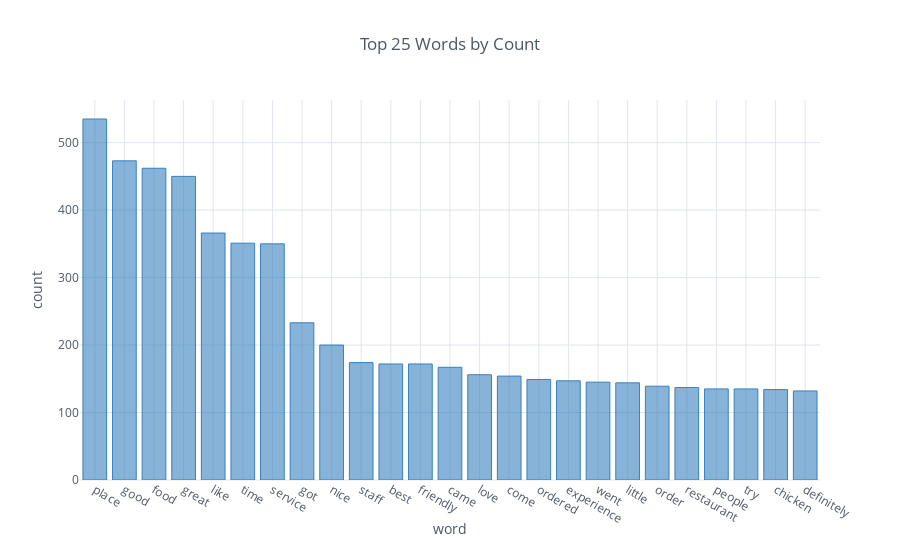

Here is the notebook cell this chart was saved with:
### Code cell
#top 25 words by count
word_count_df = pd.DataFrame(Counter(all_text).most_common(25), columns=['Word', 'Count']).set_index('Word')
word_count_plot = word_count_df.iplot(kind='bar', 
                                      asFigure=True, 
                                      xTitle='word', 
                                      yTitle='count', 
                                      title='Top 25 Words by Count',
                                      color='blue')

cf.iplot(word_count_plot, legend=False)

### Figure 1 — Plotly figure (JSON) as saved in the notebook; plotly's stock layout.template omitted (floating-point values rounded to 4 significant figures)
{"data": [{"marker": {"color": "rgba(55, 128, 191, 0.6)", "line": {"color": "rgba(55, 128, 191, 1.0)", "width": 1}}, "name": "Count", "orientation": "v", "text": "", "type": "bar", "uid": "19c2ea", "x": ["place", "good", "food", "great", "like", "time", "service", "got", "nice", "staff", "best", "friendly", "came", "love", "come", "ordered", "experience", "went", "little", "order", "restaurant", "people", "try", "chicken", "definitely"], "y": [535, 473, 462, 450, 366, 351, 350, 233, 200, 174, 172, 172, 167, 156, 154, 149, 147, 145, 144, 139, 137, 135, 135, 134, 132]}], "layout": {"autosize": true, "legend": {"bgcolor": "#FFFFFF", "font": {"color": "#4D5663"}}, "paper_bgcolor": "#FFFFFF", "plot_bgcolor": "#FFFFFF", "showlegend": false, "title": "Top 25 Words by Count", "titlefont": {"color": "#4D5663"}, "xaxis": {"autorange": true, "gridcolor": "#E1E5ED", "range": [-0.5, 24.5], "showgrid": true, "tickfont": {"color": "#4D5663"}, "title": "word", "titlefont": {"color": "#4D5663"}, "type": "category", "zerolinecolor": "#E1E5ED"}, "yaxis": {"autorange": true, "gridcolor": "#E1E5ED", "range": [0, 563.2], "showgrid": true, "tickfont": {"color": "#4D5663"}, "title": "count", "titlefont": {"color": "#4D5663"}, "type": "linear", "zerolinecolor": "#E1E5ED"}}}
